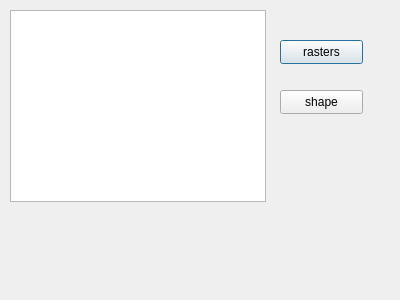
<?xml version="1.0" encoding="UTF-8"?>
<ui version="4.0">
 <class>SleuthInputsDialogBase</class>
 <widget class="QDialog" name="SleuthInputsDialogBase">
  <property name="geometry">
   <rect>
    <x>0</x>
    <y>0</y>
    <width>400</width>
    <height>300</height>
   </rect>
  </property>
  <property name="windowTitle">
   <string>Sleuth Inputs</string>
  </property>
  <widget class="QPushButton" name="pushButton">
   <property name="geometry">
    <rect>
     <x>280</x>
     <y>40</y>
     <width>83</width>
     <height>24</height>
    </rect>
   </property>
   <property name="text">
    <string>rasters</string>
   </property>
  </widget>
  <widget class="QPushButton" name="pushButton_2">
   <property name="geometry">
    <rect>
     <x>280</x>
     <y>90</y>
     <width>83</width>
     <height>24</height>
    </rect>
   </property>
   <property name="text">
    <string>shape</string>
   </property>
  </widget>
  <widget class="QTextBrowser" name="textBrowser">
   <property name="geometry">
    <rect>
     <x>10</x>
     <y>10</y>
     <width>256</width>
     <height>192</height>
    </rect>
   </property>
  </widget>
 </widget>
 <resources/>
 <connections/>
</ui>
